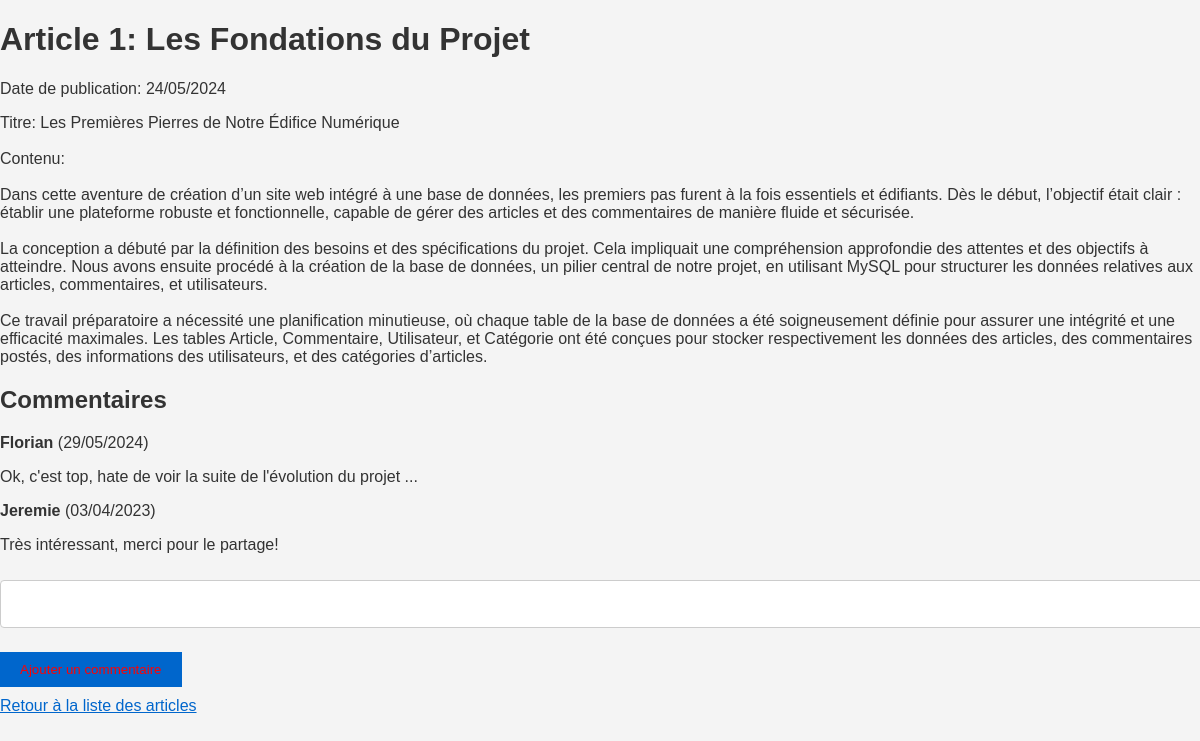
/blogpersonnel/article.php?id=1 (signed in), run on the app's committed database.
### tables this page shows
CREATE TABLE `Article` (
  `ArticleID` int(11) NOT NULL,
  `Titre` varchar(255) NOT NULL,
  `Contenu` text NOT NULL,
  `DatePublication` date NOT NULL,
  `Auteur` varchar(255) DEFAULT NULL,
  `CategorieID` int(11) DEFAULT NULL
);

CREATE TABLE `Commentaire` (
  `CommentaireID` int(11) NOT NULL,
  `ArticleID` int(11) NOT NULL,
  `AuteurCommentaire` varchar(255) NOT NULL,
  `ContenuCommentaire` text NOT NULL,
  `DateCommentaire` date NOT NULL
);

### blogpersonnel/article.php (the view, shortened to what this page needs)
<?php
include('inc/connexion.php');
$articleId = isset($_GET['id']) ? (int) $_GET['id'] : 0;
if ($articleId > 0) {
    $stmt = $pdo->prepare("SELECT * FROM Article WHERE ArticleID = ?");
    $stmt->execute([$articleId]);
    $article = $stmt->fetch(PDO::FETCH_ASSOC);
    $stmt = $pdo->prepare("SELECT AuteurCommentaire, ContenuCommentaire, DateCommentaire FROM Commentaire WHERE ArticleID = ? ORDER BY DateCommentaire DESC");
    $stmt->execute([$articleId]);
    $commentaires = $stmt->fetchAll(PDO::FETCH_ASSOC);
} else {
    echo "<p>Identifiant d'article invalide.</p>";
    exit;
}
?>
<!DOCTYPE html>
<html lang="fr">
<head>
    <link rel="stylesheet" href="css/style.css">
</head>
<body>
    <h1><?php echo htmlspecialchars($article['Titre']); ?></h1>
    <p>Date de publication: <?php echo date('d/m/Y', strtotime($article['DatePublication'])); ?></p>
    <div>
        <?php echo nl2br(htmlspecialchars($article['Contenu'])); ?>
    </div>
    <section>
        <h2>Commentaires</h2>
        <?php if (!empty($commentaires)): ?>
            <?php foreach ($commentaires as $commentaire): ?>
                <div class="comment">
                    <p><strong><?php echo htmlspecialchars($commentaire['AuteurCommentaire']); ?></strong> (<?php echo date('d/m/Y', strtotime($commentaire['DateCommentaire'])); ?>)</p>
                    <p><?php echo nl2br(htmlspecialchars($commentaire['ContenuCommentaire'])); ?></p>
                </div>
            <?php endforeach; ?>
        <?php else: ?>
            <p>Aucun commentaire pour cet article.</p>
        <?php endif; ?>
        <?php if (isset($_SESSION['user_id'])): ?>
            <form action="article.php?id=<?php echo $articleId; ?>" method="post">
                <textarea name="contenu_commentaire" required></textarea>
                <button type="submit">Ajouter un commentaire</button>
            </form>
        <?php else: ?>
            <p><a href="login.php">Connectez-vous</a> pour commenter cet article.</p>
        <?php endif; ?>
    </section>
    <a href="index.php">Retour à la liste des articles</a>
</body>
</html>

### blogpersonnel/css/style.css (style rules this page uses)
body { font-family: Arial, sans-serif; background-color: #f4f4f4; color: #333; margin: 0; padding: 0; }
a { color: #06c; }
button { background-color: #06c; color: red; border: none; padding: 10px 20px; margin: 10px 0; cursor: pointer; }
input[type="text"], input[type="email"], textarea { width: 100%; padding: 8px; margin: 10px 0; border: 1px solid #ccc; border-radius: 4px; }

### data on the page
article: Titre "Article 1: Les Fondations du Projet", DatePublication "24/05/2024", Contenu "Titre: Les Premières Pierres de Notre Édifice Numérique Contenu: Dans cette aventure de création d’un site web intégré à une base de données, les premiers pas furent à la fois essentiels et édifiants. Dès le début, l’objectif était clair : établir une plateforme robuste et fonctionnelle, capable de gérer des articles et des commentaires de manière fluide et sécurisée. La conception a débuté par la définition des besoins et des spécifications du projet. Cela impliquait une compréhension approfondie des attentes et des objectifs à atteindre. Nous avons ensuite procédé à la création de la base de données, un pilier central de notre projet, en utilisant MySQL pour structurer les données…"
commentaire: AuteurCommentaire "Florian", DateCommentaire "29/05/2024", ContenuCommentaire "Ok, c'est top, hate de voir la suite de l'évolution du projet ..."
commentaire: AuteurCommentaire "Jeremie", DateCommentaire "03/04/2023", ContenuCommentaire "Très intéressant, merci pour le partage!"
